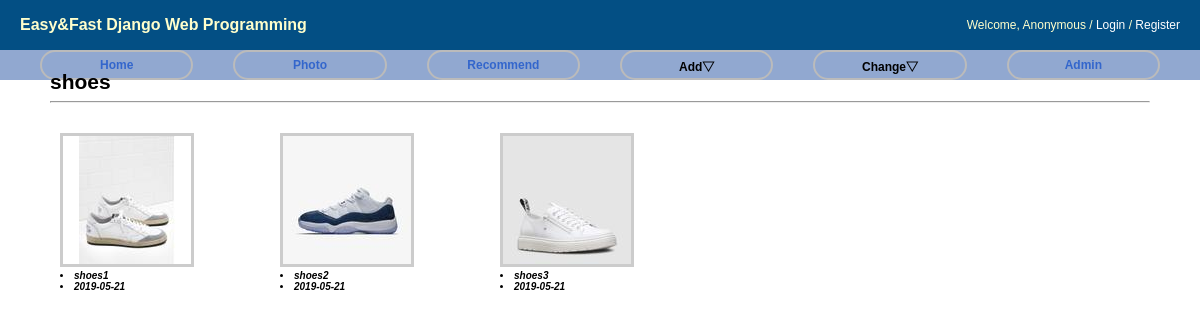
/photo/album/4/, run on the app's committed database.
### photo/models.py (models this page shows, shortened)
class Album(models.Model):
    name = models.CharField(max_length=50)
    description = models.CharField('One Line Description', max_length=100, blank=True)
    owner = models.ForeignKey(User, on_delete=models.CASCADE, null=True)
    class Meta:
        ordering = ['name']

class Photo(models.Model):
    album = models.ForeignKey('Album', on_delete=models.CASCADE)
    title = models.CharField(max_length=50)
    image = ThumbnailImageField(upload_to='photo/%Y/%m')
    description = models.TextField('Photo Description', blank=True)
    upload_date = models.DateTimeField('Upload Date', auto_now_add=True)
    owner = models.ForeignKey(User, on_delete=models.CASCADE, null=True)
    class Meta:
        ordering = ['title']
    def get_absolute_url(self):
        return reverse('photo:photo_detail', args=(self.id,))

### photo/views.py (the view)
# urls.py: path('album/<int:pk>/', AlbumDV.as_view(), name='album_detail'),
class AlbumDV(DetailView):
    model = Album

### photo/fields.py (called while the page is built)
def _add_thumb(s):
    parts = s.split(".")
    parts.insert(-1, "thumb")
    if parts[-1].lower() not in ['jpeg', 'jpg']:
        parts[-1] = 'jpg'
    return ".".join(parts)

    def _get_thumb_url(self):
        return _add_thumb(self.url)

### photo/templates/photo/album_detail.html (shortened to what this page needs)
{% extends "base.html" %}
{% load staticfiles %}
{% block extrastyle %}{% static "photo/photo.css" %}{% endblock %}
{% block content %}
<div id="content">
    <h2 style="display:inline">{{ object.name }}</h2>
    <hr/>
    <div class="album-detail">
        {% for photo in object.photo_set.all %}
        <div class="album-detail-photo">
            <a href="{{ photo.get_absolute_url }}">
            <img class="thumbnail" src="{{ photo.image.thumb_url }}" />
            </a>
            <li>{{ photo.title }}</li>
            <li>{{ photo.upload_date|date:"Y-m-d" }}</li>
        </div>
        {% endfor %}
    </div>
</div>
{% endblock %}

### static/css/base.css (style rules this page uses)
body { font-family: "Lucida Grande", Verdana, Arial, sans-serif; font-size: 14px; }
div#content { position: absolute; top: 70px; left: 50px; right: 50px; }
a:link, a:visited { color: #369; text-decoration: none; }

### photo/static/photo.css (style rules this page uses)
div.album-detail { margin: 30px 10px; }
div.album-detail-photo { float: left; width: 220px; height: 220px; }
div.album-detail-photo > li { font-size: 10px; font-weight: bold; font-style: italic; }
img.thumbnail { border:3px solid #ccc; }

### data on the page
Album: name "shoes"
Photo: shows a picture, title "shoes1", upload_date "2019-05-21"
Photo: shows a picture, title "shoes2", upload_date "2019-05-21"
Photo: shows a picture, title "shoes3", upload_date "2019-05-21"
